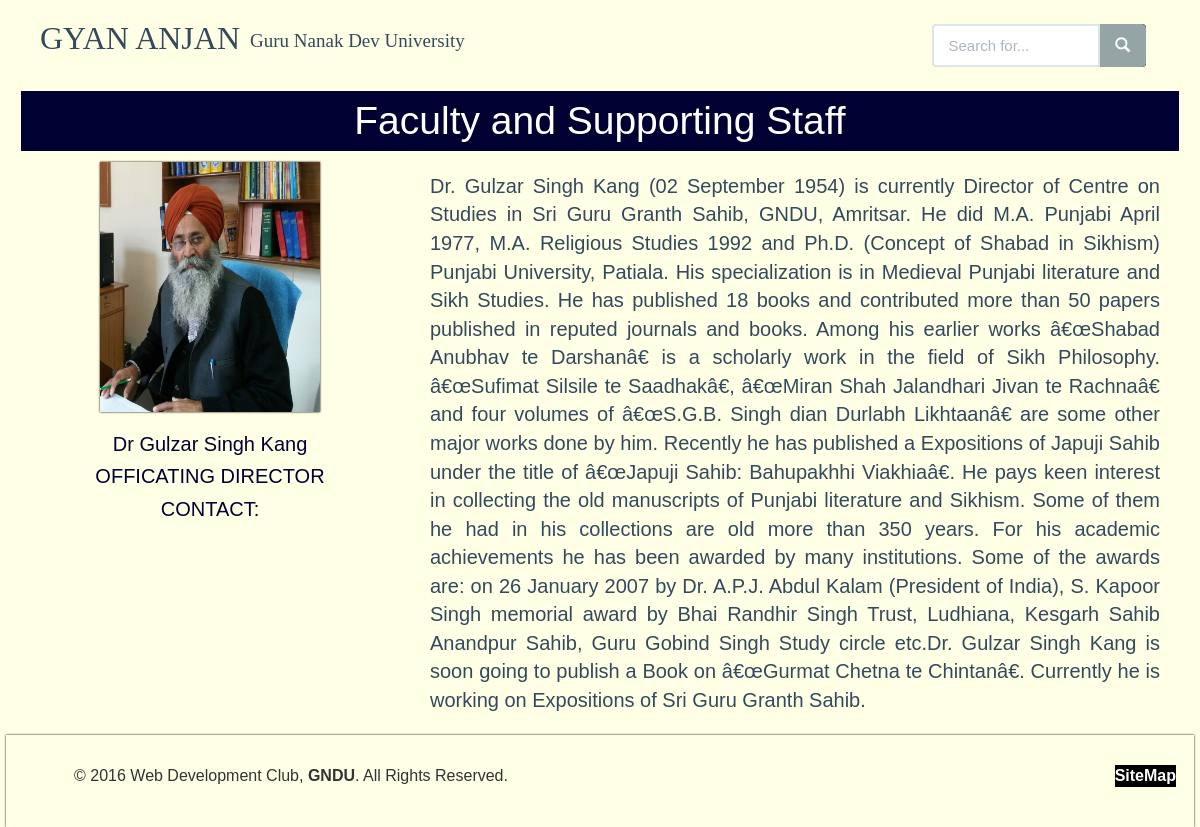
The page /faculty_view?id=8 on the database as committed earlier.
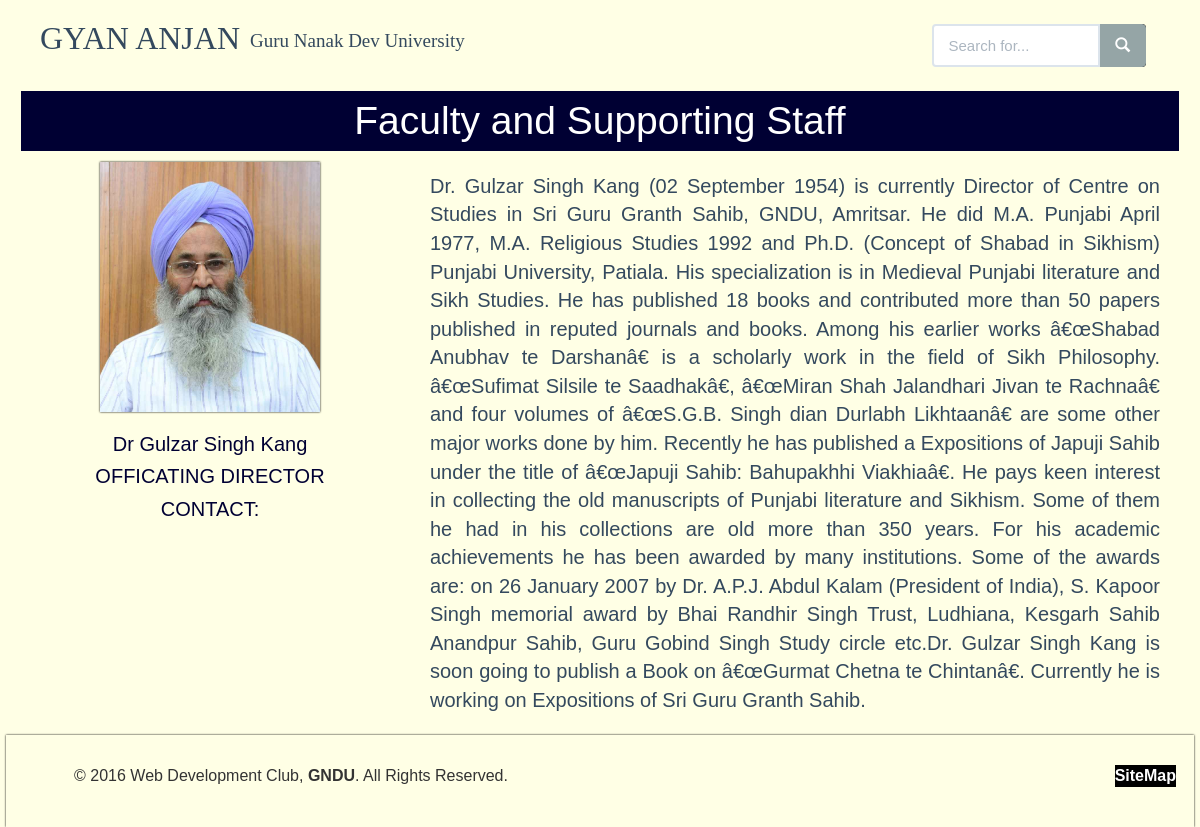
The same page on the database as committed later.
### tables this page shows
CREATE TABLE `gyananjan_faculty` (
  `id` int(11) NOT NULL,
  `name` varchar(51) NOT NULL,
  `image` varchar(61) NOT NULL,
  `designation` varchar(51) NOT NULL,
  `email` varchar(51) NOT NULL,
  `contact` varchar(15) NOT NULL,
  `description` varchar(15000) NOT NULL
);

### faculty_view.php (the view, shortened to what this page needs)
<?php
if (!isset($_GET['id'])) {
	header('location:faculty');
}
else {
include 'admin/db/connect.php';
$id= $_GET['id'];
$dataQuery = "SELECT * FROM gyananjan_faculty WHERE id ='$id'";
$getData = @$db->query($dataQuery);
$data = $getData->fetch_array();
$name= $data['name'];
$desig= $data['designation'];
$imgname= $data['image'];
$desc= $data['description'];
}
 include 'includes/meta.php';  ?>
    <?php include 'includes/css.php';?>
</head>
<body class="container">
<?php include 'includes/nav.php';
      ?>
<div class="head">
    <div class="col-md-12">
            <div class="center alter2" >
                <h1 class="headx head1 head" style="line-height:60px">Faculty and Supporting Staff</h1>
            </div>
    </div>
<div class="row container">
        <div class="col-md-4"><img class="size1 img-responsive" id="change1" src="admin/images/reduceSize/<?php echo $imgname; ?>"><h2 class="name_style1" id="change2"><?php echo $name; ?> </h2><h4 class="name_style" id="change3"><?php echo $desig; ?></h4><h4 class="name_style" id="change4">CONTACT: <?php echo $contact; ?></h4><h4 class="name_style" id="change5"><?php echo $email; ?></h4>
        </div>
        <div class="col-md-8">
        <p style="font-size: 20px;text-align: justify; margin: 10px;" id="change6">
            <?php echo $desc; ?>
        </p>
        </div>
    </div>
</div>
<?php  include 'includes/js.php';
    include 'includes/footer.php'
?>
</body>
</html>

Rows that differ between the two databases and show on the page:
changed gyananjan_faculty "Dr Gulzar Singh Kang": image: a different picture
